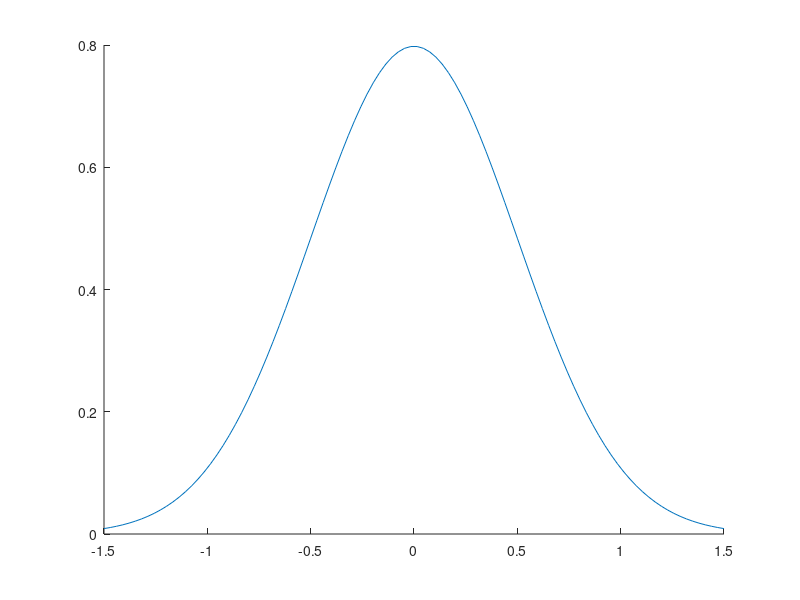

This chart was generated by the following MATLAB code: (Note: this script raises an error after producing the figure.)
function clt_illustrate_821
% Illustrate Central Limit Theorem
%{
Adapted from QuantEcon
%}
% ---------------------------------

%% Set parameters 

rng(42);  % reproducible results
n = 250;    % Choice of n
k = 10000;  % Number of draws of Y_n

dist = makedist('Exponential', 'mu', 0.5);  % Exponential distribution, lambda = 1/2
trueMean = mean(dist);
trueStd  = std(dist);
fprintf('True mean: %.2f  std: %.2f \n',  trueMean, trueStd);

% == Draw underlying RVs. Each row contains a draw of X_1,..,X_n == %
data = random(dist, [k, n]);

% == Compute mean of each row, producing k draws of \bar X_n == %
sample_means = mean(data, 2);

% == Generate observations of Y_n == %
Y = sqrt(n) * (sample_means - trueMean);


%% Plot

xmin = -3 * trueStd;
xmax =  3 * trueStd;

fh = figure;
hold on;

% Std normal pdf
xV = linspace(xmin, xmax, 100);
plot(xV, normpdf(xV, 0, trueStd), '-');

% Histogram of means
histogram(Y, 60, 'Normalization', 'pdf');

hold off;

axisV = axis;
axis([xmin, xmax, axisV(3:4)]);
% ax[:hist](Y, bins=60, alpha=0.5, normed=true)
% xgrid = linspace(xmin, xmax, 200)
% ax[:plot](xgrid, pdf(Normal(0.0, s), xgrid), "k-", lw=2,
%           label=LaTeXString("\$N(0, \\sigma^2=$(s^2))\$"))
% ax[:legend]()

pause;
close;

end